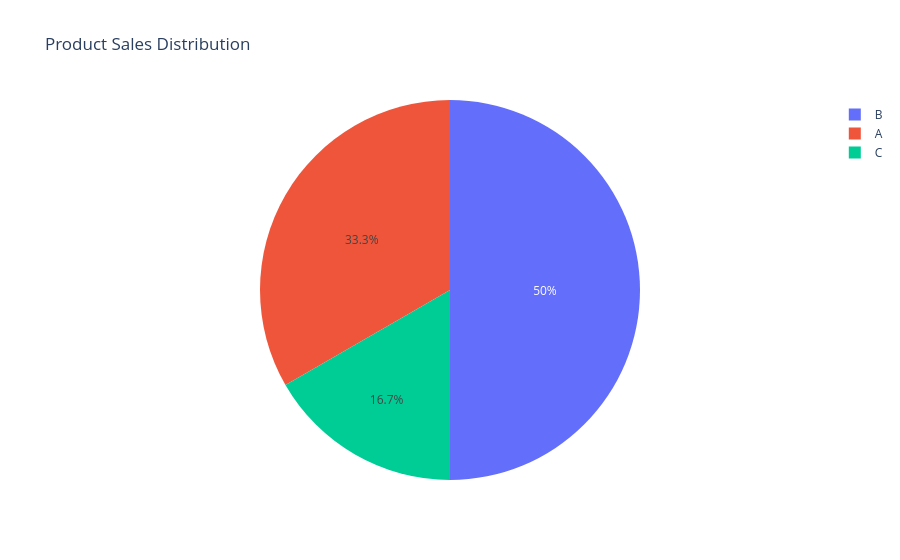

Notebook source saved alongside this figure:
### Markdown cell above
### 4. Pie Chart

A pie chart shows proportions by dividing a circle into slices, where each slice represents a category's share of the whole.

### Code cell
# Sample data for Pie Chart
df_pie = pd.DataFrame({
    'Product': ['A', 'B', 'C'],
    'Sales': [300, 450, 150]
})

# Create a pie chart using Plotly
fig = px.pie(df_pie, values='Sales', names='Product', title='Product Sales Distribution')

# Show the plot
fig.show()

### Figure 1 — Plotly figure (JSON) as saved in the notebook; plotly's stock layout.template omitted (floating-point values rounded to 4 significant figures)
{"data": [{"domain": {"x": [0, 1], "y": [0, 1]}, "hovertemplate": "Product=%{label}<br>Sales=%{value}<extra></extra>", "labels": ["A", "B", "C"], "legendgroup": "", "name": "", "showlegend": true, "type": "pie", "values": [300, 450, 150]}], "layout": {"legend": {"tracegroupgap": 0}, "title": {"text": "Product Sales Distribution"}}}
